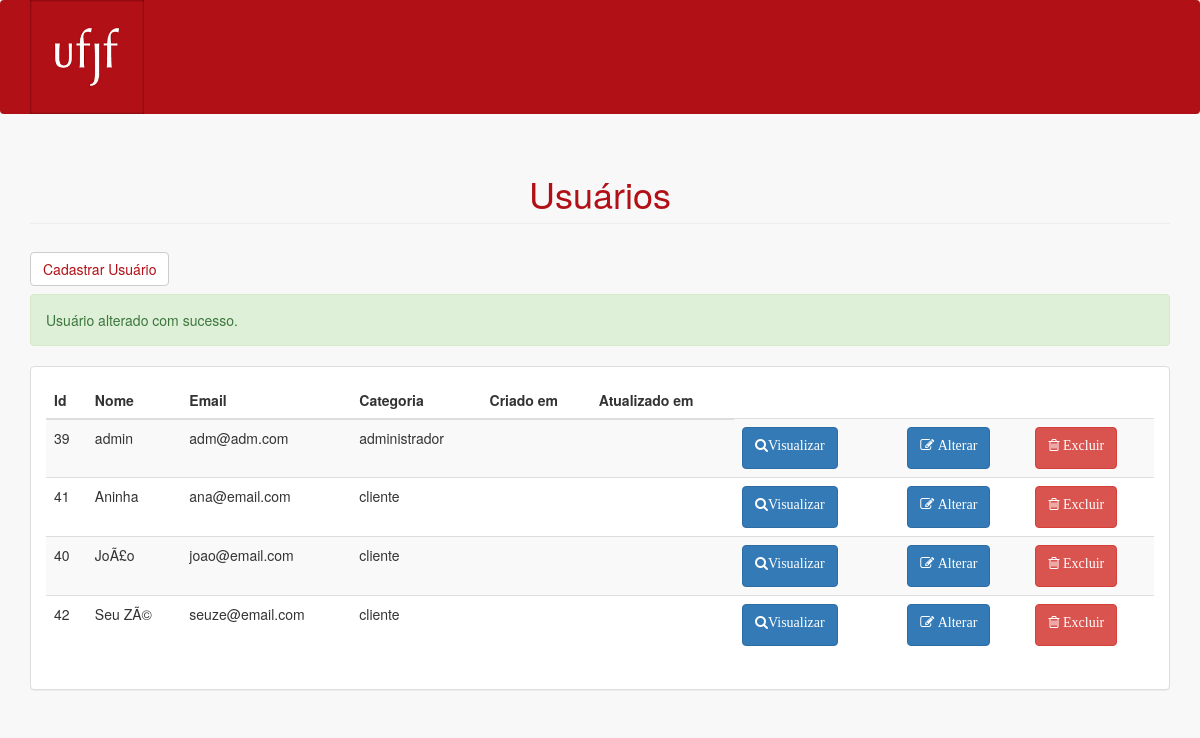
Page /admin/lista-usuarios.php?alterado=true on the earlier database version.
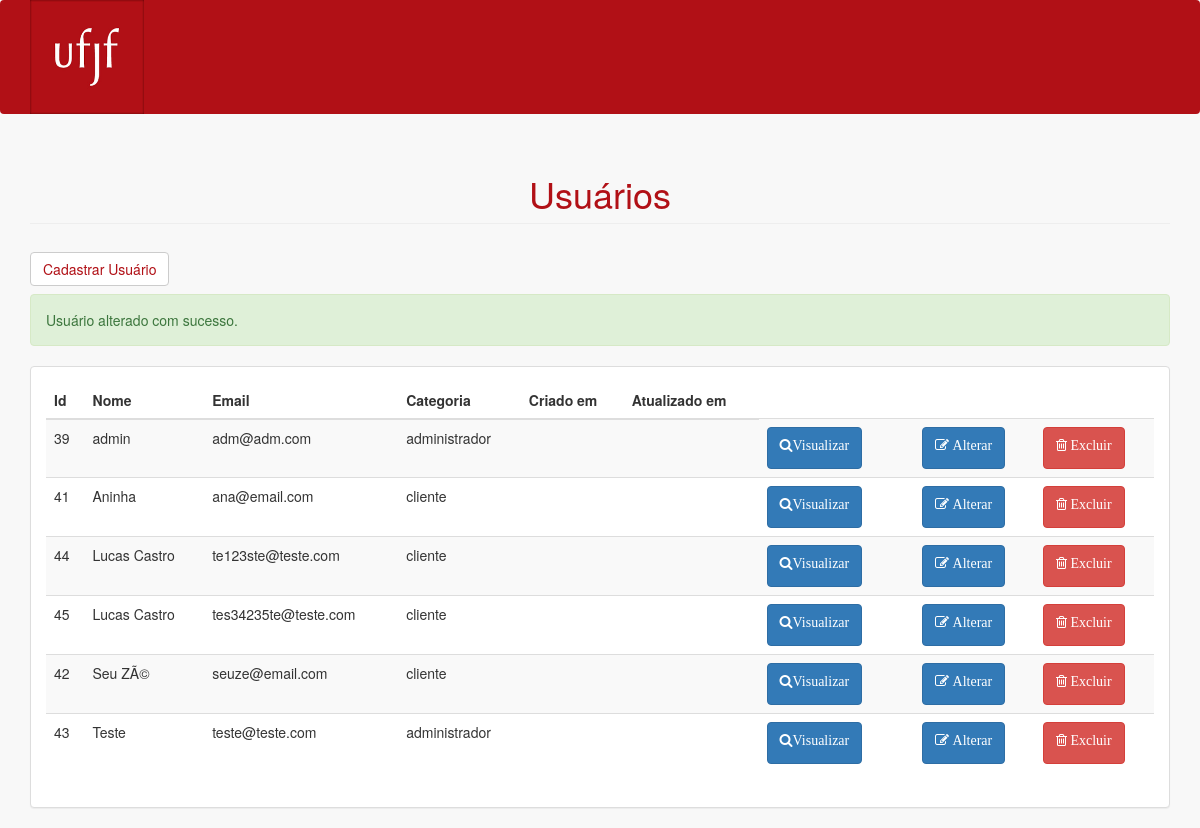
Same page on the later database version.
### tables this page shows
CREATE TABLE `usuarios` (
  `id` int(10) UNSIGNED NOT NULL,
  `nome` varchar(191) NOT NULL,
  `email` varchar(191) NOT NULL,
  `senha` varchar(191) NOT NULL,
  `categoria` enum('cliente','administrador','gerente','funcionario') NOT NULL,
  `remember_token` varchar(100) DEFAULT NULL,
  `created_at` timestamp NULL DEFAULT NULL,
  `updated_at` timestamp NULL DEFAULT NULL,
  `cidade` varchar(191) NOT NULL,
  `estado` varchar(191) NOT NULL
);

### admin/includes/functions.php (called while the page is built, shortened)
<?php
function listaUsuarios($connect) {
	$usuarios = array();
	$result = mysqli_query($connect, "select id, nome, email, categoria, created_at, updated_at from usuarios order by nome asc");
	while($usuario = mysqli_fetch_assoc($result)) {
		array_push($usuarios, $usuario);
	}
	return $usuarios;
}

### admin/lista-usuarios.php (the view, shortened to what this page needs)
<?php include("header.php");
include("includes/connect.php");
include("includes/functions.php");
include("menu.php");
$usuarios = listaUsuarios($connect);
?>
<div class="container">
	<h1 style="color:#b11016" class="page-header">Usuários</h1>
	<a href="loginCadastro.php"><button style="background-color: #fff; color: #b11016" type="button" class="btn btn-default navbar-btn">Cadastrar Usuário</button></a>
	<?php
	if(!empty($_GET['alterado'])) {
	?>
		<p class="alert alert-success">Usuário alterado com sucesso.</p>
	<?php
	}
	?>
	<div class="row">
	    <div class="col-md-12">
	        <div class="panel panel-default">
	            <div class="panel-body">
	                <div class="table-responsive">
	                    <table class="table table-striped">
	                        <thead>
	                            <tr>
	                                <th>Id</th>
	                                <th>Nome</th>
	                                <th>Email</th>
	                                <th>Categoria</th>
	                                <th>Criado em</th>
	                                <th>Atualizado em</th>
	                            </tr>
	                        </thead>
	                        <tbody>
	                        <?php foreach($usuarios as $usuario) :?>
	                            <tr>
	                            	<td><?=$usuario['id']?></td>
	                            	<td><?=$usuario['nome']?></td>
	                            	<td><?=$usuario['email']?></td>
	                            	<td><?=$usuario['categoria']?></td>
	                            	<td><?=$usuario['created_at']?></td>
	                            	<td><?=$usuario['updated_at']?></td>
									<td>
	                            		<form action="visualizar-usuario.php" method="get">
	                            			<button class="btn btn-primary"><p class="fa fa-search">Visualizar</p></button></td>
	                            	<td>
	                            	<td>
	                            		<form action="alterar-usuario.php" method="get">
	                            			<button class="btn btn-primary"><p class="fa fa-edit"> Alterar</p></button></td>
	                            	<td>
	                            		<form action="excluir-usuario.php" method="post">
	                            			<button class="btn btn-danger"><p class="fa fa-trash-o"> Excluir</p></button>
	                            		</form>
	                            	</td>
	                            </tr>
	                        <?php endforeach ?>
	                        </tbody>
	                    </table>
	                </div>
	            </div>
	        </div>
	    </div>
	</div>
</div>

Differences in the rows shown:
removed usuarios: id "40", nome "JoÃ£o", email "joao@email.com", categoria "cliente"
added usuarios: id "44", nome "Lucas Castro", email "te123ste@teste.com", categoria "cliente"
added usuarios: id "45", nome "Lucas Castro", email "tes34235te@teste.com", categoria "cliente"
added usuarios: id "43", nome "Teste", email "teste@teste.com", categoria "administrador"
